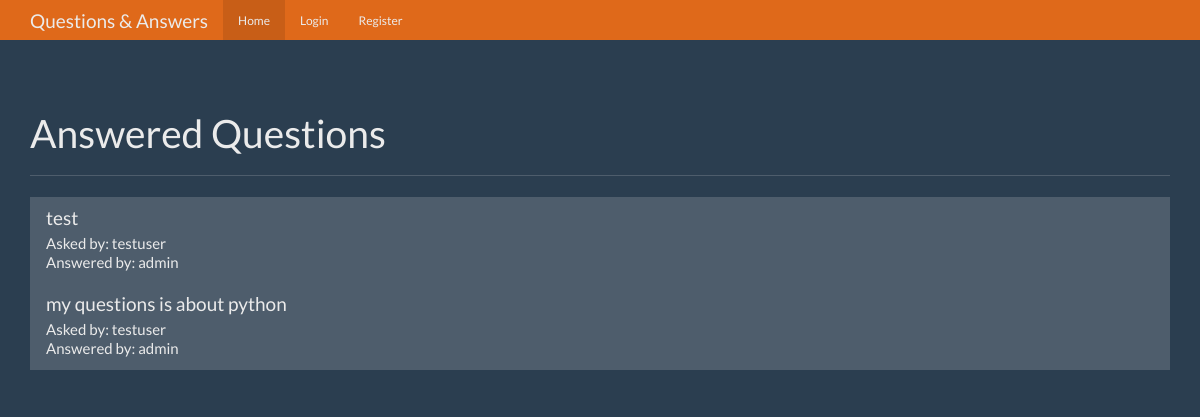
Page /home on the earlier database version.
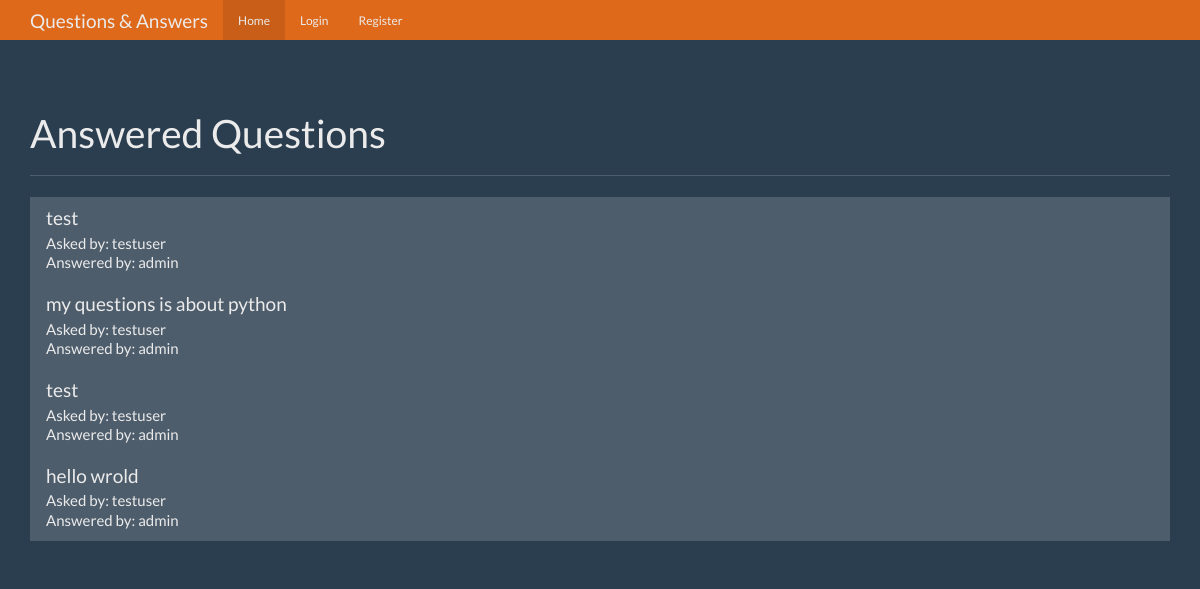
Same page on the later database version.
### tables this page shows
CREATE TABLE questions
(
    id          integer primary key autoincrement,
    question    text not null,
    answer_text text,
    asked_by_id text not null,
    expert_id   text not null
);

CREATE TABLE users
(
    id       integer primary key autoincrement,
    name     text    not null,
    password text    not null,
    expert   boolean not null,
    admin    boolean not null
);

### app.py (the view)
@app.route('/home')
def home():
    user = get_current_user()
    db = database.get_db()
    q_cur = db.execute('''
        select
        questions.id as id,
        questions.question as text,
        users_experts.name as expert_name,
        users_asked_by.name as asked_by_name
        from questions
        join users as users_asked_by on users_asked_by.id = questions.asked_by_id
        join users as users_experts on users_experts.id = questions.expert_id
        where questions.answer_text is not Null
    ''')
    questions_data = q_cur.fetchall()
    return render_template(
        'pages/home.html',
        head_title=f'Questions & Answers',
        user=user,
        questions_data=questions_data
    )

### app.py (called while the page is built)
def get_current_user():
    user_result = None
    if 'user' in session:
        user = session['user']
        db = database.get_db()
        user_cur = db.execute('select * from users where name = ?', [user])
        user_result = user_cur.fetchone()
    return user_result

### database.py (called while the page is built)
def connect_db():
    conn = sqlite3.connect(settings.SQLITE_DB_PATH)
    conn.row_factory = DbRow
    return conn

def get_db():
    if not hasattr(g, 'sqlite_db'):
        g.sqlite_db = connect_db()
    return g.sqlite_db

### templates/pages/home.html
{% extends 'base.html' %}
{% block content %}
<div class="container theme-showcase" role="main">
    <div class="page-header">
        <h1>Answered Questions</h1>
    </div>
    <div class="row">
        <div class="col-lg-12">
            <div class="list-group">
                {% for question in questions_data %}
                <a class="list-group-item" href="{{ url_for('question', question_id=question.id) }}">
                    <h4 class="list-group-item-heading">{{ question.text }}</h4>
                    <p class="list-group-item-text">Asked by: {{ question.asked_by_name }}</p>
                    <p class="list-group-item-text">Answered by: {{ question.expert_name }}</p>
                </a>
                {% endfor %}
            </div>
        </div>
    </div>
</div>
{% endblock %}

Differences in the rows shown:
added questions: text "test", asked_by_name "testuser", expert_name "admin"
added questions: text "hello wrold", asked_by_name "testuser", expert_name "admin"
